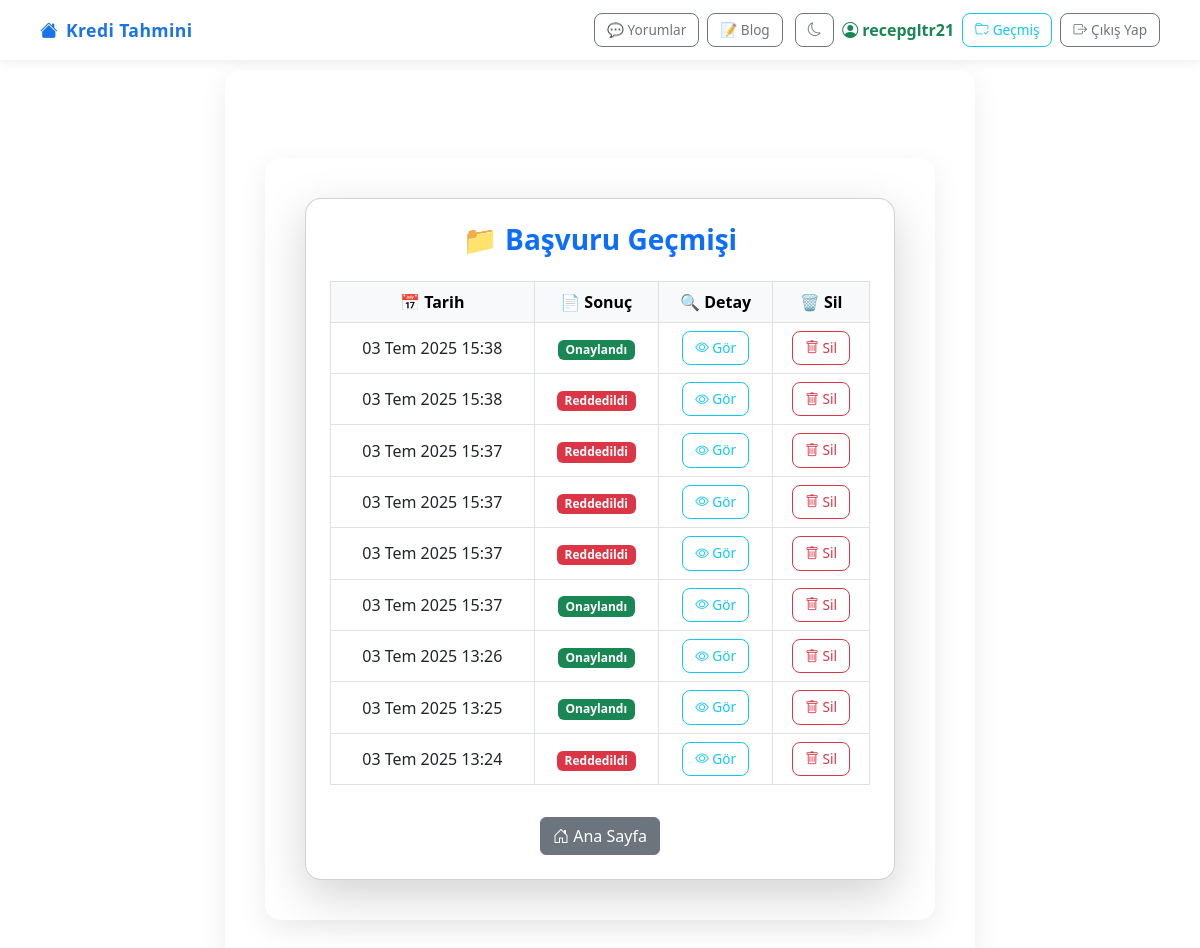
/gecmis/ (signed in), run on an earlier commit of the app's database.
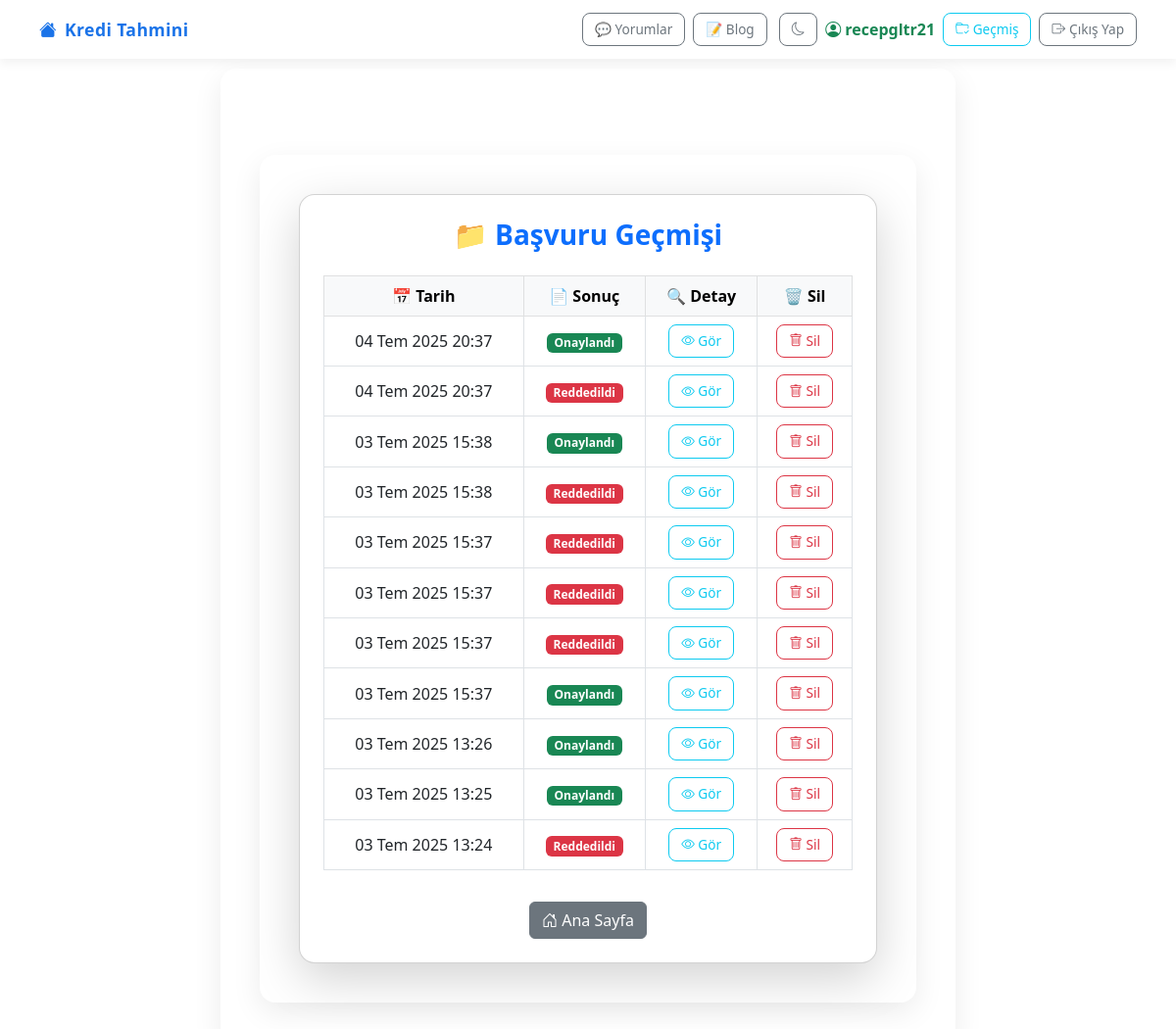
And on a later commit of the database.
### hesap/models.py (models this page shows, shortened)
class Basvuru(models.Model):
    user = models.ForeignKey(User, on_delete=models.CASCADE)
    tarih = models.DateTimeField(auto_now_add=True)
    sonuc = models.CharField(max_length=20)
    no_of_dependents = models.IntegerField(null=True, blank=True)
    education = models.CharField(max_length=20, null=True, blank=True)
    self_employed = models.CharField(max_length=10, null=True, blank=True)
    income_annum = models.IntegerField(null=True, blank=True)
    loan_amount = models.IntegerField(null=True, blank=True)
    loan_term = models.IntegerField(null=True, blank=True)
    cibil_score = models.IntegerField(null=True, blank=True)
    residential_assets_value = models.IntegerField(null=True, blank=True)
    commercial_assets_value = models.IntegerField(null=True, blank=True)
    luxury_assets_value = models.IntegerField(null=True, blank=True)
    bank_asset_value = models.IntegerField(null=True, blank=True)
    usd_kuru = models.FloatField(null=True, blank=True)
    eur_kuru = models.FloatField(null=True, blank=True)
    altin_kuru = models.FloatField(null=True, blank=True)

### hesap/views.py (the view)
# urls.py: path('gecmis/', views.basvuru_gecmisi, name='basvuru_gecmisi'),
@login_required
def basvuru_gecmisi(request):
    basvurular = Basvuru.objects.filter(user=request.user).order_by('-tarih')
    return render(request, 'hesap/gecmis.html', {'basvurular': basvurular})

### templates/hesap/gecmis.html (shortened to what this page needs)
{% extends 'base.html' %}
{% load static %}
{% block content %}
<div class="container mt-5">
  <div class="card shadow-lg p-4 rounded-4">
    <h3 class="text-center text-primary fw-bold mb-4">📁 Başvuru Geçmişi</h3>
    {% if basvurular %}
      <div class="table-responsive">
        <table class="table table-hover table-bordered align-middle">
          <thead class="table-light text-center">
            <tr>
              <th scope="col">📅 Tarih</th>
              <th scope="col">📄 Sonuç</th>
              <th scope="col">🔍 Detay</th>
              <th scope="col">🗑️ Sil</th>
            </tr>
          </thead>
          <tbody>
            {% for b in basvurular %}
              <tr class="text-center">
                <td>{{ b.tarih|date:"d M Y H:i" }}</td>
                <td>
                  {% if b.sonuc == "Onaylandı" %}
                    <span class="badge bg-success">{{ b.sonuc }}</span>
                  {% else %}
                    <span class="badge bg-danger">{{ b.sonuc }}</span>
                  {% endif %}
                </td>
                <td>
                  <a href="{% url 'basvuru_detay' b.id %}" class="btn btn-outline-info btn-sm">
                    <i class="bi bi-eye"></i> Gör
                  </a>
                </td>
                <td>
                  <form action="{% url 'basvuru_sil' b.id %}" method="post" onsubmit="return confirm('Bu başvuruyu silmek istediğinizden emin misiniz?');">
                    <button type="submit" class="btn btn-outline-danger btn-sm">
                      <i class="bi bi-trash"></i> Sil
                    </button>
                  </form>
                </td>
              </tr>
            {% endfor %}
          </tbody>
        </table>
      </div>
    {% else %}
      <div class="alert alert-info text-center">
        Henüz hiç başvuru yapmadınız.
      </div>
    {% endif %}
    <div class="text-center mt-3">
      <a href="{% url 'anasayfa' %}" class="btn btn-secondary">
        <i class="bi bi-house-door"></i> Ana Sayfa
      </a>
    </div>
  </div>
</div>
{% endblock %}

What changed in the data, as far as the page shows it:
added Basvuru: tarih "04 Tem 2025 20:37", sonuc "Onaylandı"
added Basvuru: tarih "04 Tem 2025 20:37", sonuc "Reddedildi"
